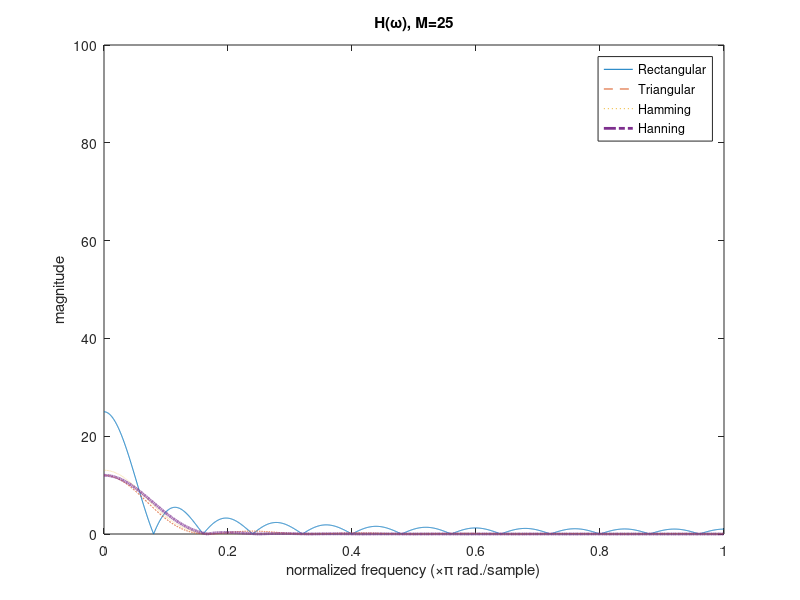
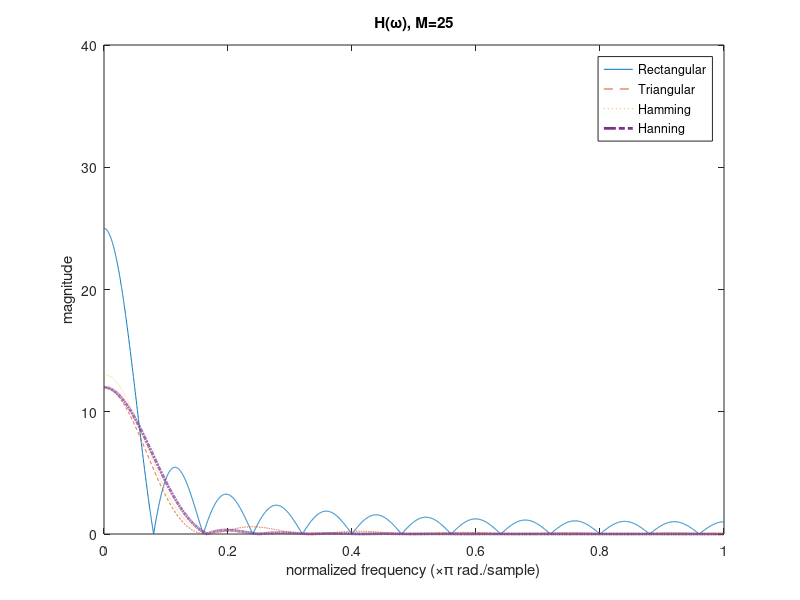
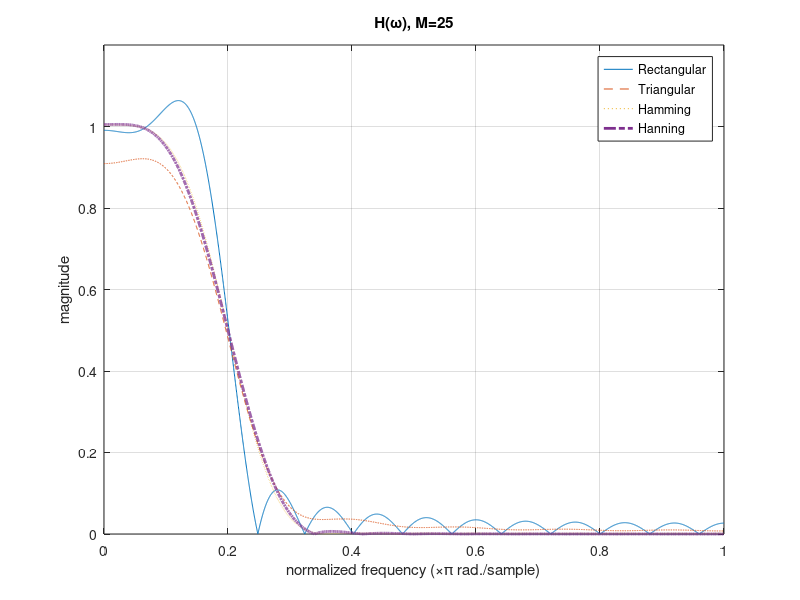
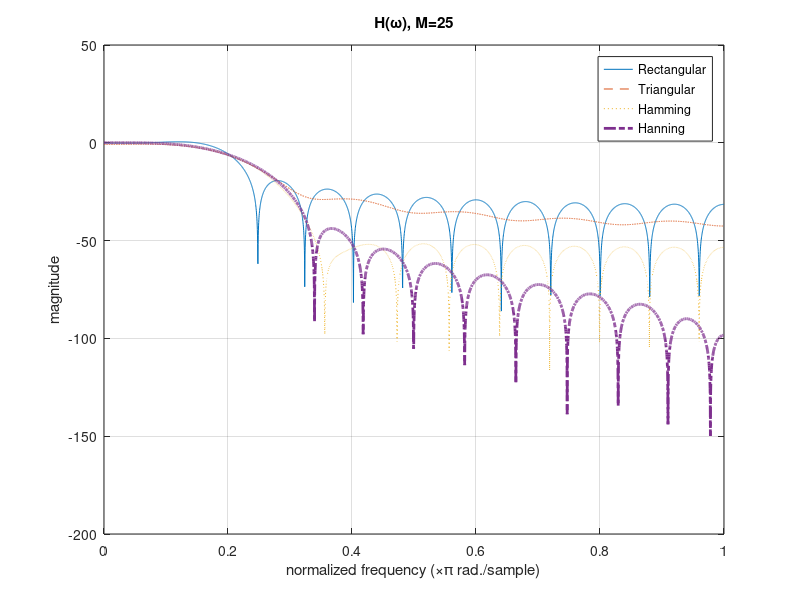

Reproduce these figures in MATLAB, in order.
% FIR filter design via windowing methods

% Select the cutoff w_c
wc = 1/5*pi;
% Select the number of frequency response points to calculate
% when determining the responses
numpoints = 4096;



% PROCESS FOR M=31

M=25;
%M=15;
%wc =0.4*pi;
n = 0:(M-1);

% Generate windows
rectangular = ones(1,M) ;
bartlett = 1 - 2*abs(n - (M-1)/2)/(M-1) ;
hamming = 0.54 - 0.46*cos(2*pi*n/(M-1));
hanning = 0.5*(1-cos(2*pi*n/(M-1)));

[Hr,w]=freqz(rectangular,1,numpoints);
[Hb,w]=freqz(bartlett,1,numpoints);
[Hhm,w]=freqz(hamming,1,numpoints);
[Hhn,w]=freqz(hanning,1,numpoints);

figure(1),subplot(111),plot(w/pi,abs(Hr),'-',w/pi,abs(Hb),'--',...
   w/pi,abs(Hhm),':',w/pi,abs(Hhn),'-.','Linewidth',2)
legend('Rectangular','Triangular','Hamming','Hanning')
axis([xlim 0 100])
xlabel('normalized frequency (\times\pi rad./sample)')
ylabel('magnitude')
title(['H(\omega), M=',num2str(M)])




figure(1),subplot(111),plot(w/pi,abs(Hr),'-',w/pi,abs(Hb),'--',...
   w/pi,abs(Hhm),':',w/pi,abs(Hhn),'-.','Linewidth',2)
legend('Rectangular','Triangular','Hamming','Hanning')
axis([xlim 0 100])
xlabel('normalized frequency (\times\pi rad./sample)')
ylabel('magnitude')
title(['H(\omega), M=',num2str(M)])

figure(2),subplot(111),plot(w/pi,abs(Hr),'-',w/pi,abs(Hb),'--',...
   w/pi,abs(Hhm),':',w/pi,abs(Hhn),'-.','Linewidth',2)
legend('Rectangular','Triangular','Hamming','Hanning')
axis([xlim 0 40])
xlabel('normalized frequency (\times\pi rad./sample)')
ylabel('magnitude')
title(['H(\omega), M=',num2str(M)])

% Generate impulse response
h = sin( wc*(n-(M-1)/2) ) ./ (pi*(n-(M-1)/2)) ;
if (M/2)~=ceil(M/2),h((M+1)/2) = wc/pi ; end

[Hr,w]=freqz(rectangular.*h,1,numpoints);
[Hb,w]=freqz(bartlett.*h,1,numpoints);
[Hhm,w]=freqz(hamming.*h,1,numpoints);
[Hhn,w]=freqz(hanning.*h,1,numpoints);

w31=w;
Hr31=Hr;
Hb31=Hb;
Hhm31=Hhm;
Hhn31=Hhn;

figure(3),subplot(111),plot(w/pi,abs(Hr),'-',w/pi,abs(Hb),'--',...
   w/pi,abs(Hhm),':',w/pi,abs(Hhn),'-.','Linewidth',2)
legend('Rectangular','Triangular','Hamming','Hanning')
axis([xlim 0 1.2])
grid
xlabel('normalized frequency (\times\pi rad./sample)')
ylabel('magnitude')
title(['H(\omega), M=',num2str(M)])

figure(4),subplot(111),plot(w/pi,20*log10(abs(Hr)),'-',w/pi,...
   20*log10(abs(Hb)),'--',w/pi,20*log10(abs(Hhm)),':',w/pi,...
   20*log10(abs(Hhn)),'-.','Linewidth',2)
legend('Rectangular','Triangular','Hamming','Hanning')
%axis([xlim -200 20])
grid
xlabel('normalized frequency (\times\pi rad./sample)')
ylabel('magnitude')
title(['H(\omega), M=',num2str(M)])

% PROCESS FOR M=61

M=61;
n = 0:(M-1);

% Generate windows
rectangular = ones(1,M) ;
bartlett = 1 - 2*abs(n - (M-1)/2)/(M-1) ;
hamming = 0.54 - 0.46*cos(2*pi*n/(M-1));
hanning = 0.5*(1-cos(2*pi*n/(M-1)));

[Hr,w]=freqz(rectangular,1,numpoints);
[Hb,w]=freqz(bartlett,1,numpoints);
[Hhm,w]=freqz(hamming,1,numpoints);
[Hhn,w]=freqz(hanning,1,numpoints);

figure(5),subplot(111),plot(w/pi,abs(Hr),'-',w/pi,abs(Hb),'--',...
   w/pi,abs(Hhm),':',w/pi,abs(Hhn),'-.','Linewidth',2)
legend('Rectangular','Triangular','Hamming','Hanning')
axis([xlim 0 100])
xlabel('normalized frequency (\times\pi rad./sample)')
ylabel('magnitude')
title(['H(\omega), M=',num2str(M)])

% Generate impulse response
h = sin( wc*(n-(M-1)/2) ) ./ (pi*(n-(M-1)/2)) ;
if (M/2)~=ceil(M/2),h((M+1)/2) = wc/pi ; end

[Hr,w]=freqz(rectangular.*h,1,numpoints);
[Hb,w]=freqz(bartlett.*h,1,numpoints);
[Hhm,w]=freqz(hamming.*h,1,numpoints);
[Hhn,w]=freqz(hanning.*h,1,numpoints);

w61=w;
Hr61=Hr;
Hb61=Hb;
Hhm61=Hhm;
Hhn61=Hhn;

figure(6),subplot(111),plot(w/pi,abs(Hr),'-',w/pi,abs(Hb),'--',...
   w/pi,abs(Hhm),':',w/pi,abs(Hhn),'-.','Linewidth',2)
legend('Rectangular','Triangular','Hamming','Hanning')
axis([xlim 0 1.2])
grid
xlabel('normalized frequency (\times\pi rad./sample)')
ylabel('magnitude')
title(['H(\omega), M=',num2str(M)])

figure(7),subplot(111),plot(w/pi,20*log10(abs(Hr)),'-',w/pi,...
   20*log10(abs(Hb)),'--',w/pi,20*log10(abs(Hhm)),':',w/pi,...
   20*log10(abs(Hhn)),'-.','Linewidth',2)
legend('Rectangular','Triangular','Hamming','Hanning')
%axis([xlim -200 20])
grid
xlabel('normalized frequency (\times\pi rad./sample)')
ylabel('magnitude')
title(['H(\omega), M=',num2str(M)])

% PROCESS FOR M=91

M=91;
n = 0:(M-1);

% Generate windows
rectangular = ones(1,M) ;
bartlett = 1 - 2*abs(n - (M-1)/2)/(M-1) ;
hamming = 0.54 - 0.46*cos(2*pi*n/(M-1));
hanning = 0.5*(1-cos(2*pi*n/(M-1)));

[Hr,w]=freqz(rectangular,1,numpoints);
[Hb,w]=freqz(bartlett,1,numpoints);
[Hhm,w]=freqz(hamming,1,numpoints);
[Hhn,w]=freqz(hanning,1,numpoints);

figure(8),subplot(111),plot(w/pi,abs(Hr),'-',w/pi,abs(Hb),'--',...
   w/pi,abs(Hhm),':',w/pi,abs(Hhn),'-.','Linewidth',2)
legend('Rectangular','Triangular','Hamming','Hanning')
axis([xlim 0 100])
xlabel('normalized frequency (\times\pi rad./sample)')
ylabel('magnitude')
title(['H(\omega), M=',num2str(M)])

% Generate impulse response
h = sin( wc*(n-(M-1)/2) ) ./ (pi*(n-(M-1)/2)) ;
if (M/2)~=ceil(M/2),h((M+1)/2) = wc/pi ; end

[Hr,w]=freqz(rectangular.*h,1,numpoints);
[Hb,w]=freqz(bartlett.*h,1,numpoints);
[Hhm,w]=freqz(hamming.*h,1,numpoints);
[Hhn,w]=freqz(hanning.*h,1,numpoints);

w91=w;
Hr91=Hr;
Hb91=Hb;
Hhm91=Hhm;
Hhn91=Hhn;

figure(9),subplot(111),plot(w/pi,abs(Hr),'-',w/pi,abs(Hb),'--',...
   w/pi,abs(Hhm),':',w/pi,abs(Hhn),'-.','Linewidth',2)
legend('Rectangular','Triangular','Hamming','Hanning')
axis([xlim 0 1.2])
grid
xlabel('normalized frequency (\times\pi rad./sample)')
ylabel('magnitude')
title(['H(\omega), M=',num2str(M)])

figure(10),subplot(111),plot(w/pi,20*log10(abs(Hr)),'-',w/pi,...
   20*log10(abs(Hb)),'--',w/pi,20*log10(abs(Hhm)),':',w/pi,...
   20*log10(abs(Hhn)),'-.','Linewidth',2)
legend('Rectangular','Triangular','Hamming','Hanning')
%axis([xlim -200 20])
grid
xlabel('normalized frequency (\times\pi rad./sample)')
ylabel('magnitude')
title(['H(\omega), M=',num2str(M)])

figure(11),subplot(111),plot(w/pi,(abs(Hr31)),'-',w/pi,...
   (abs(Hr61)),'--',w/pi,(abs(Hr91)),':','Linewidth',2)
legend('M=31','M=61','M=91')
%axis([xlim -200 20])
grid
xlabel('normalized frequency (\times\pi rad./sample)')
ylabel('magnitude')
title('H(\omega), rectangular window')

figure(12),subplot(111),plot(w/pi,20*log10(abs(Hr31)),'-',...
   w/pi,20*log10(abs(Hr61)),'--',w/pi,20*log10(abs(Hr91)),':','Linewidth',2)
legend('M=31','M=61','M=91')
%axis([xlim -200 20])
grid
xlabel('normalized frequency (\times\pi rad./sample)')
ylabel('magnitude')
title('H(\omega), rectangular window')

figure(13),subplot(111),plot(w/pi,20*log10(abs(Hhm31)),'-',...
   w/pi,20*log10(abs(Hhm61)),'--',w/pi,20*log10(abs(Hhm91)),':','Linewidth',2)
legend('M=31','M=61','M=91')
%axis([xlim -200 20])
grid
xlabel('normalized frequency (\times\pi rad./sample)')
ylabel('magnitude')
title('H(\omega), Hamming window')

figure(14),subplot(111),plot(w/pi,20*log10(abs(Hhn31)),'-',...
   w/pi,20*log10(abs(Hhn61)),'--',w/pi,20*log10(abs(Hhn91)),':','Linewidth',2)
legend('M=31','M=61','M=91')
%axis([xlim -200 20])
grid
xlabel('normalized frequency (\times\pi rad./sample)')
ylabel('magnitude')
title('H(\omega), Hanning window')


